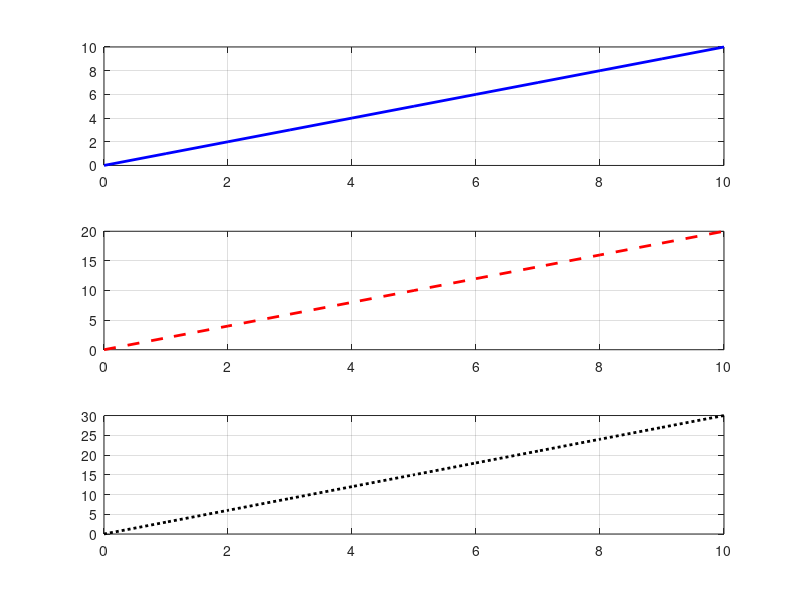

Write the MATLAB code that produced this figure.
clc;
clear;
clear all;

x=0:1:10;
y1=x;
y2=2*x;
y3=3*x;

%subplot komutunun kullanimi

subplot(3,1,1)
plot(x,y1,"-b","linewidth",2)
grid on
subplot(3,1,2)
plot(x,y2,"--r","linewidth",2)
grid on
subplot(3,1,3)
plot(x,y3,":k","linewidth",2)
grid on